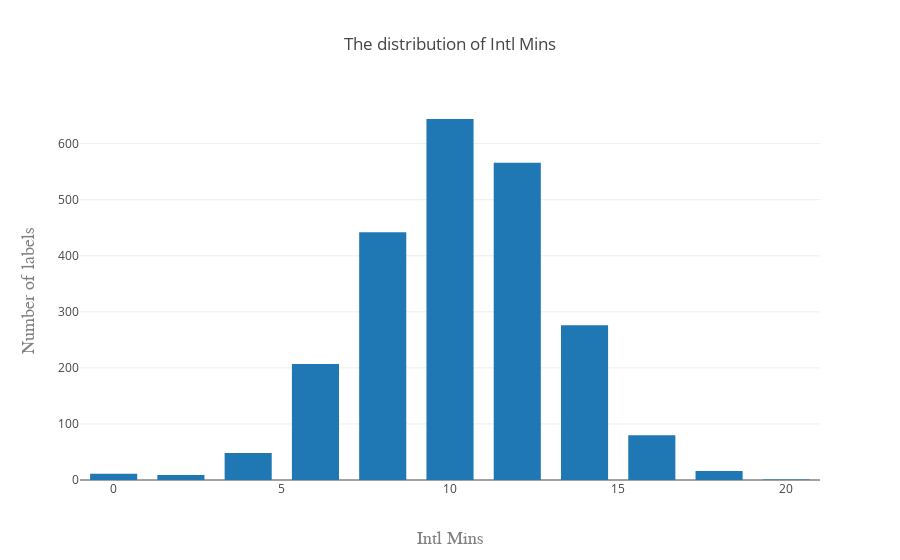

Write notebook code for a chart like this one.
### Code cell
plotHist(df,df_name[5])

### Figure 1 — Plotly figure (JSON) as saved in the notebook; plotly's stock layout.template omitted (floating-point values rounded to 4 significant figures; data arrays with more than 128 entries replaced by an {"elided": "..."} marker saying what was removed)
{"data": [{"autobinx": false, "histnorm": "count", "name": "Histogram of Wind Speed", "type": "histogram", "x": {"elided": "2300 float values"}, "xbins": {"end": 21, "size": 2, "start": -1}}], "layout": {"bargroupgap": 0.3, "title": "The distribution of Intl Mins", "xaxis": {"title": "Intl Mins", "titlefont": {"color": "#7f7f7f", "family": "Courier New, monospace", "size": 18}}, "yaxis": {"title": "Number of labels", "titlefont": {"color": "#7f7f7f", "family": "Courier New, monospace", "size": 18}}}}
